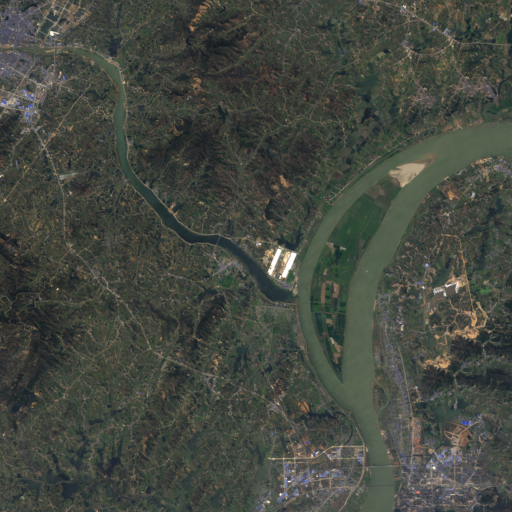
#> input picture ImageCourseDesign/CourseDesignData/dataset-river/train/46_0_4461.png, 1024 x 1024 px (shown at 1/2 size)
$ python River_Threshold_2.py
#> lines starting #> are read from the running program, lines starting #| are printed output that depends on the picture; after the words box and inside, x2 and y2 are one past the last pixel; in counts of white or black regions, pixels touching at a corner belong together
# -*- coding: utf-8 -*-
# 基于阈值的河流图像分割，对比不同预处理的效果
import cv2 as cv  # opencv读取的格式是BGR
import matplotlib.pyplot as plt
import matplotlib.image as mpimg
import numpy as np
# matplotlib中文字体
font = {'family': 'SimHei', 'weight': 'bold', 'size': '16'}
plt.rc('font', **font)        # 步骤一（设置字体的更多属性）
plt.rc('axes', unicode_minus=False)  # 步骤二（解决坐标轴负数的负号显示问题）
# %% 读图，转灰度
img = cv.imread(
    './CourseDesignData/dataset-river/train/46_0_4461.png', cv.IMREAD_COLOR)  # BGR原始图
#> img is the input picture: shape (1024, 1024, 3); mean B, G, R 64.7, 72.7, 68.6

img = cv.cvtColor(img, cv.COLOR_BGR2RGB)  # RGB原始图
imgGray = cv.cvtColor(img, cv.COLOR_RGB2GRAY)   # RGB转灰度

# %% 灰度图预处理
imgEqu = cv.equalizeHist(imgGray)  # 均衡化
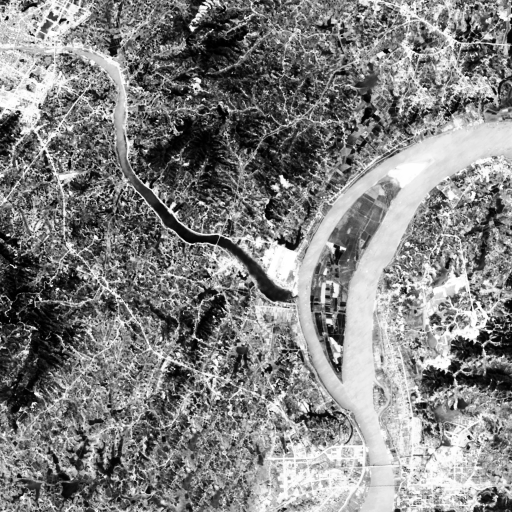
#> imgEqu: shape (1024, 1024) (shown at 1/2 size); min 0, max 255, mean 129.7
# %%分割-均衡化后#三种阈值处理，绘图
_, th1 = cv.threshold(imgEqu, 127, 255, cv.THRESH_BINARY)  # 单一阈值
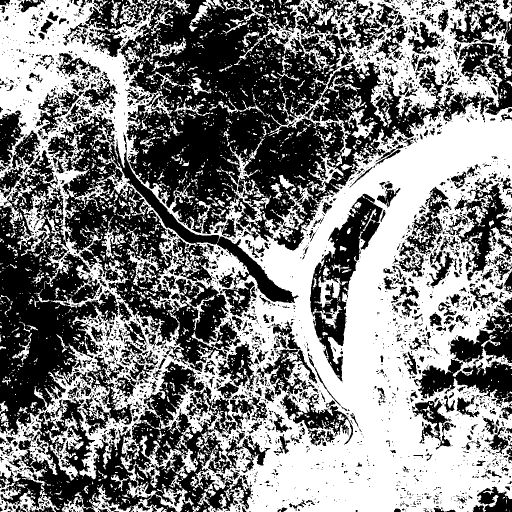
#> th1: shape (1024, 1024) (shown at 1/2 size); 50.3% white; 3305 black regions (2668 under 20 px), largest, box (x1, y1, x2, y2) and area: (170, 0, 1024, 501) 172598, (95, 223, 597, 744) 66970, (0, 338, 240, 872) 58586
th2ret, th2 = cv.threshold(
    imgEqu, 0, 256, cv.THRESH_BINARY+cv.THRESH_OTSU)  # OTSU
#> th2ret = 127
th3 = cv.adaptiveThreshold(
    imgEqu, 255, cv.ADAPTIVE_THRESH_MEAN_C, cv.THRESH_BINARY, 5, 2)  # 自适应局部阈值处理
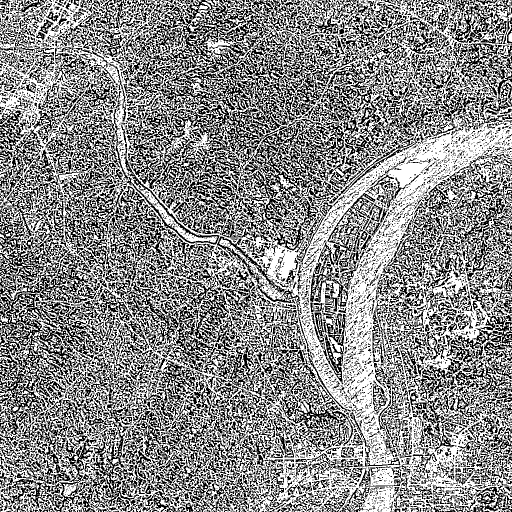
#> th3: shape (1024, 1024) (shown at 1/2 size); 54.4% white; black in thin lines or dots

plt.figure('阈值分割')
plt.subplot(221), plt.imshow(imgEqu, 'gray'), plt.title(
    '均衡化后的图像'), plt.axis('off')
plt.subplot(222), plt.imshow(th1, 'gray'), plt.title('单一阈值分割'), plt.axis('off')
plt.subplot(223), plt.imshow(th2, 'gray'), plt.axis(
    'off'), plt.title("OTSU(T={})".format(th2ret))
plt.subplot(224), plt.imshow(th3, 'gray'), plt.title(
    '自适应局部阈值处理'), plt.axis('off')
plt.show()
# %%分割-未均衡化
_, th11 = cv.threshold(imgGray, 127, 255, cv.THRESH_BINARY)  # 单一阈值
#> th11: shape (1024, 1024); 1.5% white; 948 white regions (837 under 20 px), largest, box (x1, y1, x2, y2) and area: (525, 492, 595, 559) 2248, (779, 326, 850, 375) 1718, (908, 619, 972, 677) 709
th2ret, th22 = cv.threshold(
    imgGray, 0, 256, cv.THRESH_BINARY+cv.THRESH_OTSU)  # OTSU
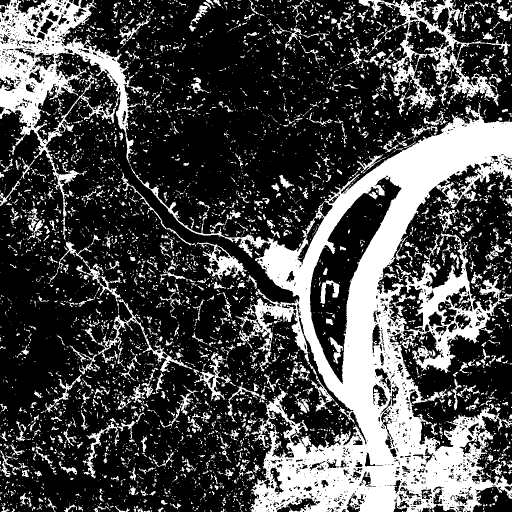
#> th22: shape (1024, 1024) (shown at 1/2 size); 29.2% white; 5234 white regions (4400 under 20 px), largest, box (x1, y1, x2, y2) and area: (261, 206, 1024, 1024) 171826, (0, 0, 285, 481) 33380, (717, 0, 1021, 221) 12775
#> th2ret = 77
th33 = cv.adaptiveThreshold(
    imgGray, 255, cv.ADAPTIVE_THRESH_MEAN_C, cv.THRESH_BINARY, 5, 2)  # 自适应局部阈值处理
#> th33: shape (1024, 1024); 62.2% white; black in thin lines or dots
plt.figure('阈值分割')
plt.subplot(221), plt.imshow(
    imgGray, 'gray'), plt.title('灰度图'), plt.axis('off')
plt.subplot(222), plt.imshow(th11, 'gray'), plt.title(
    '单一阈值分割'), plt.axis('off')
plt.subplot(223), plt.imshow(th22, 'gray'), plt.title(
    "OTSU(T={})".format(th2ret)), plt.axis('off')
plt.subplot(224), plt.imshow(th33, 'gray'), plt.title(
    '自适应局部阈值处理'), plt.axis('off')
plt.show()
# %%分割-均值滤波
imgBlur = cv.blur(imgGray, (3, 3))  # 均值滤波
_, th11 = cv.threshold(imgBlur, 127, 255, cv.THRESH_BINARY)  # 单一阈值
#> th11: shape (1024, 1024); 1.2% white; 376 white regions (278 under 20 px), largest, box (x1, y1, x2, y2) and area: (525, 492, 595, 559) 2308, (779, 326, 850, 375) 1738, (889, 552, 936, 586) 530
th2ret, th22 = cv.threshold(
    imgBlur, 0, 256, cv.THRESH_BINARY+cv.THRESH_OTSU)  # OTSU
#> th22: shape (1024, 1024); 28.4% white; 2646 white regions (1888 under 20 px), largest, box (x1, y1, x2, y2) and area: (271, 207, 1024, 1024) 174938, (0, 0, 267, 434) 34268, (717, 0, 1020, 220) 13232
th33 = cv.adaptiveThreshold(
    imgBlur, 255, cv.ADAPTIVE_THRESH_MEAN_C, cv.THRESH_BINARY, 5, 2)  # 自适应局部阈值处理
#> th33: shape (1024, 1024); 69.5% white; black in thin lines or dots
plt.figure('阈值分割')
plt.subplot(221), plt.imshow(
    imgBlur, 'gray'), plt.title('灰度图均值滤波(3x3)'), plt.axis('off')
plt.subplot(222), plt.imshow(th11, 'gray'), plt.title(
    '单一阈值分割'), plt.axis('off')
plt.subplot(223), plt.imshow(th22, 'gray'), plt.title(
    "OTSU(T={})".format(th2ret)), plt.axis('off')
plt.subplot(224), plt.imshow(th33, 'gray'), plt.title(
    '自适应局部阈值处理'), plt.axis('off')
plt.show()

# %%分割-均值滤波
imgBlur = cv.blur(imgGray, (5, 5))  # 均值滤波
_, th11 = cv.threshold(imgBlur, 127, 255, cv.THRESH_BINARY)  # 单一阈值
#> th11: shape (1024, 1024); 0.93% white; 173 white regions (102 under 20 px), largest, box (x1, y1, x2, y2) and area: (526, 492, 595, 560) 2399, (779, 326, 850, 374) 1759, (889, 552, 932, 585) 527
th2ret, th22 = cv.threshold(
    imgBlur, 0, 256, cv.THRESH_BINARY+cv.THRESH_OTSU)  # OTSU
#> th22: shape (1024, 1024); 27.4% white; 1322 white regions (716 under 20 px), largest, box (x1, y1, x2, y2) and area: (450, 211, 1024, 1024) 162249, (0, 0, 265, 433) 35157, (794, 466, 1024, 745) 15727
th33 = cv.adaptiveThreshold(
    imgBlur, 255, cv.ADAPTIVE_THRESH_MEAN_C, cv.THRESH_BINARY, 5, 2)  # 自适应局部阈值处理
#> th33: shape (1024, 1024); 81.5% white; black in thin lines or dots
plt.figure('阈值分割')
plt.subplot(221), plt.imshow(
    imgBlur, 'gray'), plt.title('灰度图均值滤波(5x5)'), plt.axis('off')
plt.subplot(222), plt.imshow(th11, 'gray'), plt.title(
    '单一阈值分割'), plt.axis('off')
plt.subplot(223), plt.imshow(th22, 'gray'), plt.title(
    "OTSU(T={})".format(th2ret)), plt.axis('off')
plt.subplot(224), plt.imshow(th33, 'gray'), plt.title(
    '自适应局部阈值处理'), plt.axis('off')
plt.show()
# %%分割-均值滤波
imgBlur = cv.blur(imgGray, (7, 7))  # 均值滤波
_, th11 = cv.threshold(imgBlur, 127, 255, cv.THRESH_BINARY)  # 单一阈值
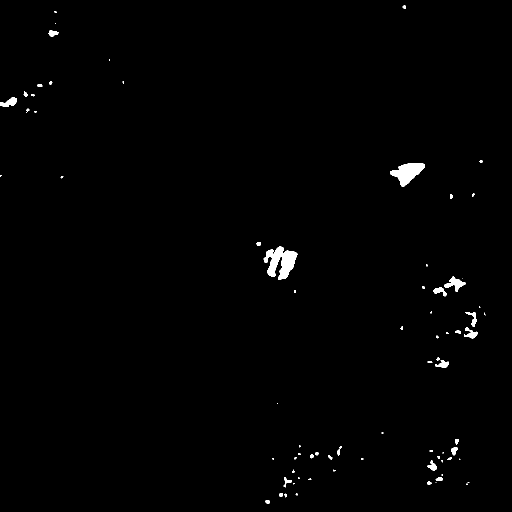
#> th11: shape (1024, 1024) (shown at 1/2 size); 0.79% white; 77 white regions (36 under 20 px), largest, box (x1, y1, x2, y2) and area: (527, 493, 595, 560) 2472, (780, 326, 850, 374) 1741, (889, 553, 931, 584) 550
th2ret, th22 = cv.threshold(
    imgBlur, 0, 256, cv.THRESH_BINARY+cv.THRESH_OTSU)  # OTSU
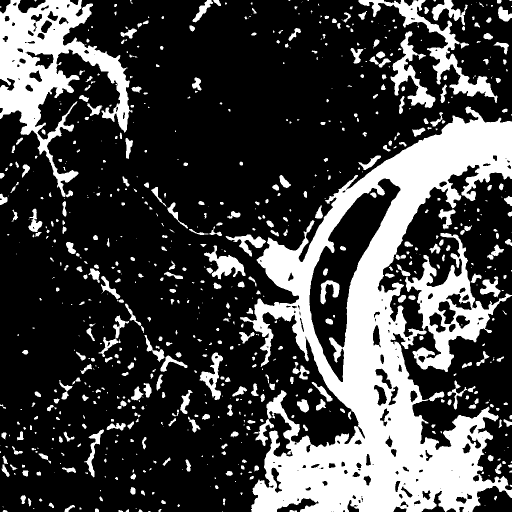
#> th22: shape (1024, 1024) (shown at 1/2 size); 26.7% white; 771 white regions (324 under 20 px), largest, box (x1, y1, x2, y2) and area: (480, 213, 1024, 1024) 163800, (0, 0, 265, 394) 35388, (810, 466, 1024, 744) 16623
th33 = cv.adaptiveThreshold(
    imgBlur, 255, cv.ADAPTIVE_THRESH_MEAN_C, cv.THRESH_BINARY, 5, 2)  # 自适应局部阈值处理
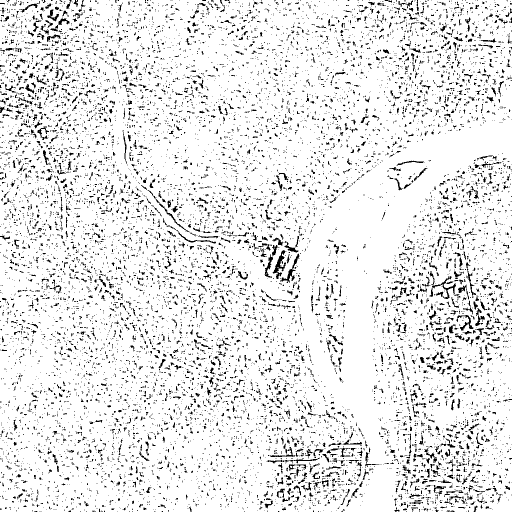
#> th33: shape (1024, 1024) (shown at 1/2 size); 90.8% white; black in thin lines or dots
plt.figure('阈值分割')
plt.subplot(221), plt.imshow(
    imgBlur, 'gray'), plt.title('灰度图均值滤波(7x7)'), plt.axis('off')
plt.subplot(222), plt.imshow(th11, 'gray'), plt.title(
    '单一阈值分割'), plt.axis('off')
plt.subplot(223), plt.imshow(th22, 'gray'), plt.title(
    "OTSU(T={})".format(th2ret)), plt.axis('off')
plt.subplot(224), plt.imshow(th33, 'gray'), plt.title(
    '自适应局部阈值处理'), plt.axis('off')
plt.show()

$ run again, with ImageCourseDesign/CourseDesignData/dataset-river/train/15_0_4461.png copied over ImageCourseDesign/CourseDesignData/dataset-river/train/46_0_4461.png
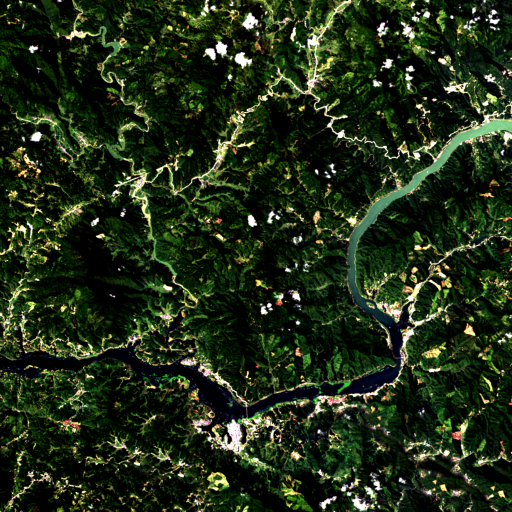
#> input picture ImageCourseDesign/CourseDesignData/dataset-river/train/15_0_4461.png, 1024 x 1024 px (shown at 1/2 size)
#> img is the input picture: shape (1024, 1024, 3); mean B, G, R 21.9, 46, 32.3
#> `_, th1 = cv.threshold(imgEqu, 127, 255, cv.THRESH_BINARY)`:
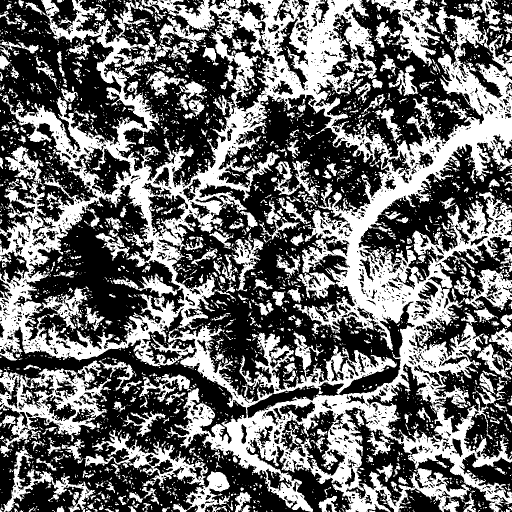
#> th1: shape (1024, 1024) (shown at 1/2 size); 42% white; 3594 white regions (2954 under 20 px), largest, box (x1, y1, x2, y2) and area: (0, 0, 1024, 1024) 291996, (0, 721, 223, 914) 13273, (504, 665, 794, 788) 11149
#> th2: shape (1024, 1024); 47.5% white; 3137 white regions (2588 under 20 px), largest, box (x1, y1, x2, y2) and area: (0, 0, 1024, 1024) 381055, (0, 721, 223, 914) 15454, (155, 855, 461, 1024) 11851
#> `th2ret, th2 = cv.threshold( imgEqu, 0, 256, cv.THRESH_BINARY+cv.THRESH..`: th2ret = 109
#> th3: shape (1024, 1024); 55.4% white; black in thin lines or dots
#> `th2ret, th22 = cv.threshold( imgGray, 0, 256, cv.THRESH_BINARY+cv.THRE..`: th2ret = 88
#> `th2ret, th22 = cv.threshold( imgBlur, 0, 256, cv.THRESH_BINARY+cv.THRE..`: th2ret = 82
#> `th2ret, th22 = cv.threshold( imgBlur, 0, 256, cv.THRESH_BINARY+cv.THRE..`: th2ret = 76
#> `th2ret, th22 = cv.threshold( imgBlur, 0, 256, cv.THRESH_BINARY+cv.THRE..`: th2ret = 71
#> `th33 = cv.adaptiveThreshold( imgBlur, 255, cv.ADAPTIVE_THRESH_MEAN_C, ..`:
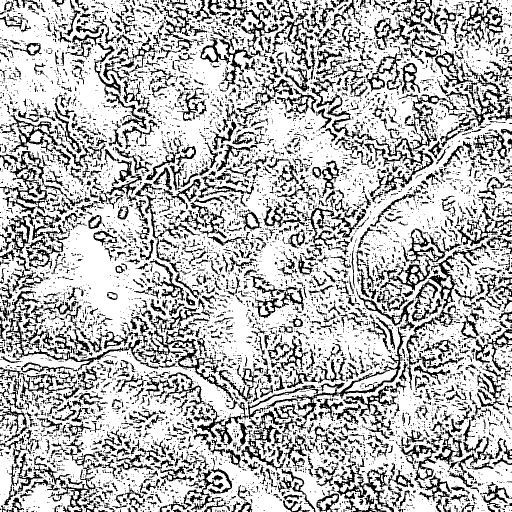
#> th33: shape (1024, 1024) (shown at 1/2 size); 72.5% white; 7800 black regions (6017 under 20 px), largest, box (x1, y1, x2, y2) and area: (12, 582, 284, 742) 4236, (653, 194, 868, 387) 3903, (330, 613, 467, 801) 3099

$ run again, with ImageCourseDesign/CourseDesignData/dataset-river/train/16_0_4461.png copied over ImageCourseDesign/CourseDesignData/dataset-river/train/46_0_4461.png
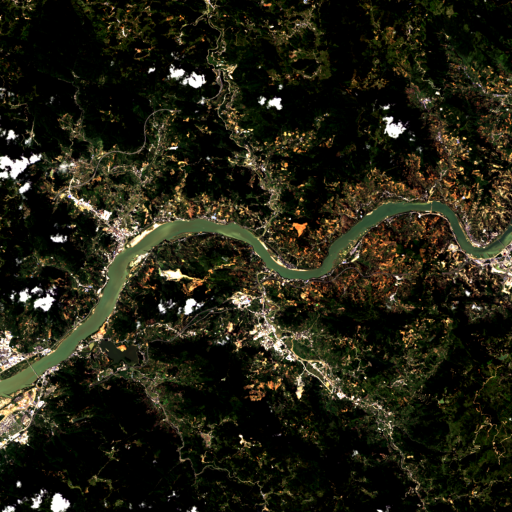
#> input picture ImageCourseDesign/CourseDesignData/dataset-river/train/16_0_4461.png, 1024 x 1024 px (shown at 1/2 size)
#> img is the input picture: shape (1024, 1024, 3); mean B, G, R 19.4, 33.3, 34.3
#> `_, th1 = cv.threshold(imgEqu, 127, 255, cv.THRESH_BINARY)`:
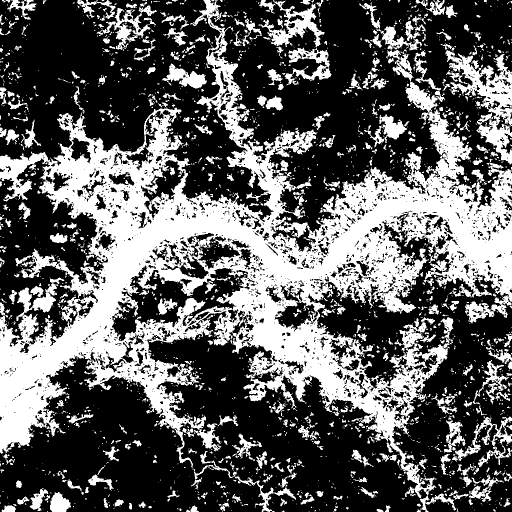
#> th1: shape (1024, 1024) (shown at 1/2 size); 37.5% white; 2501 white regions (1984 under 20 px), largest, box (x1, y1, x2, y2) and area: (0, 0, 1024, 1024) 302922, (891, 100, 1024, 329) 10520, (517, 0, 649, 95) 4053
#> th2: shape (1024, 1024); 43.8% white; 2329 white regions (1871 under 20 px), largest, box (x1, y1, x2, y2) and area: (0, 0, 1024, 1024) 363298, (880, 86, 1024, 330) 13817, (517, 0, 663, 171) 8622
#> `th2ret, th2 = cv.threshold( imgEqu, 0, 256, cv.THRESH_BINARY+cv.THRESH..`: th2ret = 105
#> th3: shape (1024, 1024); 57.4% white; black in thin lines or dots
#> `th2ret, th22 = cv.threshold( imgGray, 0, 256, cv.THRESH_BINARY+cv.THRE..`: th2ret = 70
#> `th2ret, th22 = cv.threshold( imgBlur, 0, 256, cv.THRESH_BINARY+cv.THRE..`: th2ret = 65
#> `th2ret, th22 = cv.threshold( imgBlur, 0, 256, cv.THRESH_BINARY+cv.THRE..`: th2ret = 61
#> `th2ret, th22 = cv.threshold( imgBlur, 0, 256, cv.THRESH_BINARY+cv.THRE..`: th2ret = 58
#> `th33 = cv.adaptiveThreshold( imgBlur, 255, cv.ADAPTIVE_THRESH_MEAN_C, ..`:
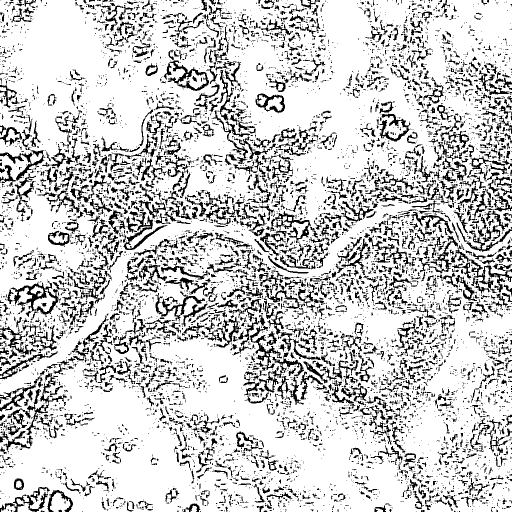
#> th33: shape (1024, 1024) (shown at 1/2 size); 80.2% white; 7691 black regions (5866 under 20 px), largest, box (x1, y1, x2, y2) and area: (10, 563, 133, 634) 2201, (486, 705, 608, 807) 2063, (938, 518, 1024, 587) 1627

$ run again, with ImageCourseDesign/CourseDesignData/dataset-river/train/37_0_4461.png copied over ImageCourseDesign/CourseDesignData/dataset-river/train/46_0_4461.png
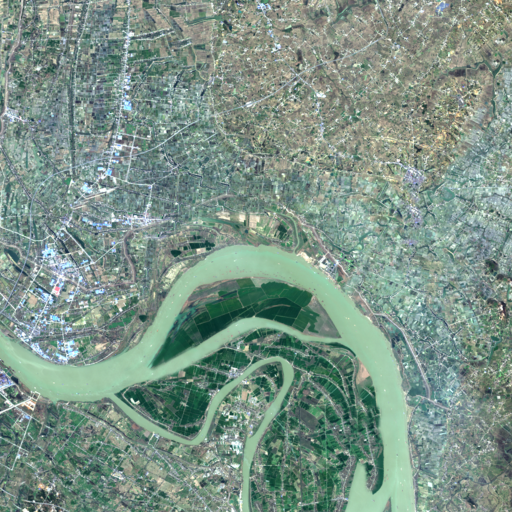
#> input picture ImageCourseDesign/CourseDesignData/dataset-river/train/37_0_4461.png, 1024 x 1024 px (shown at 1/2 size)
#> img is the input picture: shape (1024, 1024, 3); mean B, G, R 135.4, 147, 124.5
#> th1: shape (1024, 1024); 50.1% white; 3576 black regions (2724 under 20 px), largest, box (x1, y1, x2, y2) and area: (450, 656, 768, 1024) 64215, (0, 794, 357, 1024) 44012, (15, 0, 257, 351) 37992
#> `th2ret, th2 = cv.threshold( imgEqu, 0, 256, cv.THRESH_BINARY+cv.THRESH..`: th2ret = 127
#> th3: shape (1024, 1024); 54.5% white; black in thin lines or dots
#> `th2ret, th22 = cv.threshold( imgGray, 0, 256, cv.THRESH_BINARY+cv.THRE..`: th2ret = 139
#> `th2ret, th22 = cv.threshold( imgBlur, 0, 256, cv.THRESH_BINARY+cv.THRE..`: th2ret = 138
#> `th2ret, th22 = cv.threshold( imgBlur, 0, 256, cv.THRESH_BINARY+cv.THRE..`: th2ret = 137
#> `th33 = cv.adaptiveThreshold( imgBlur, 255, cv.ADAPTIVE_THRESH_MEAN_C, ..`:
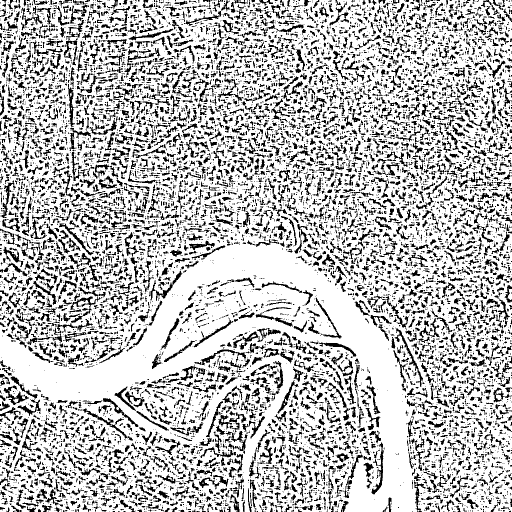
#> th33: shape (1024, 1024) (shown at 1/2 size); 74.3% white; 9626 black regions (6405 under 20 px), largest, box (x1, y1, x2, y2) and area: (141, 575, 211, 620) 705, (789, 656, 846, 774) 677, (165, 817, 266, 881) 665
